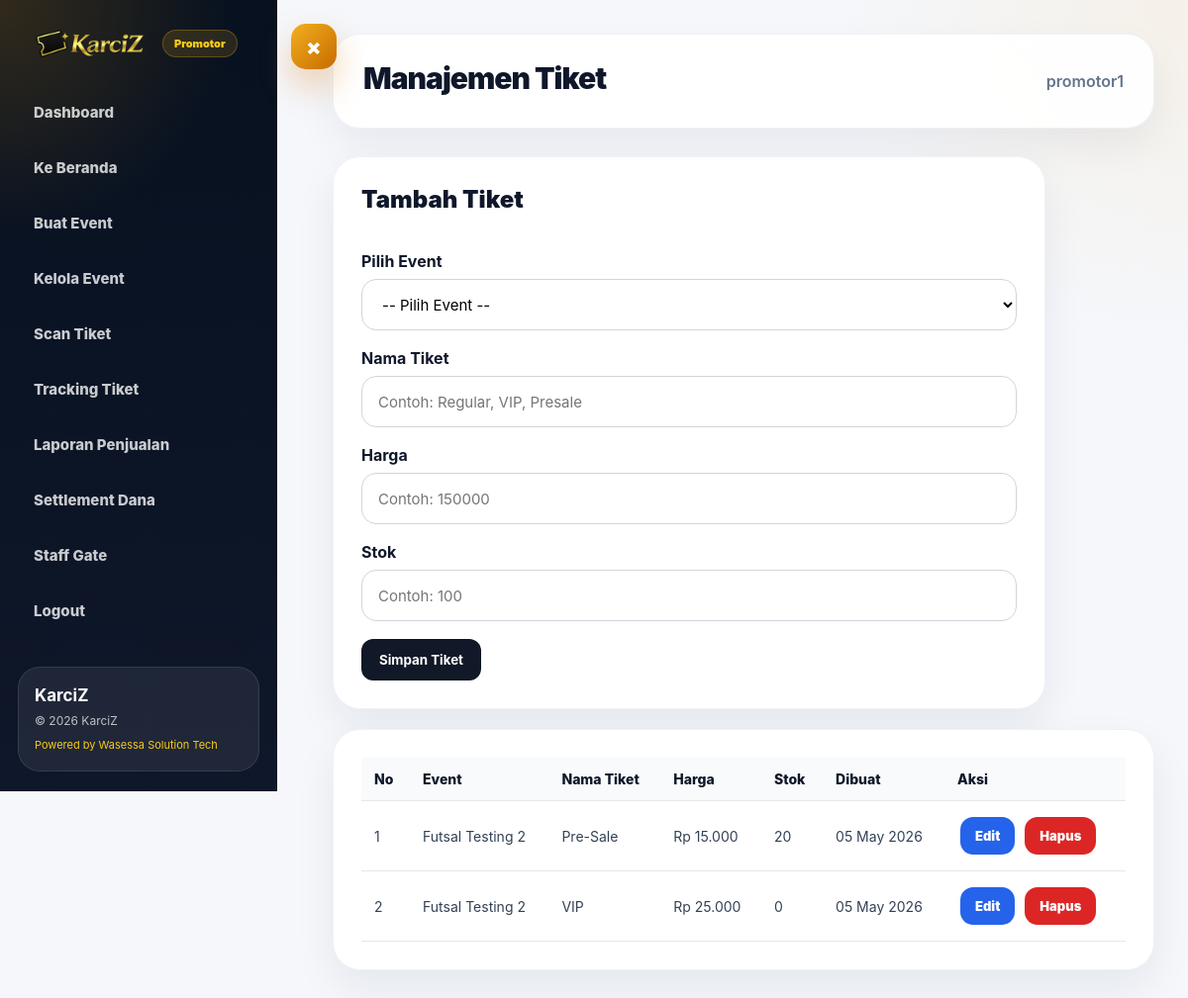
The app's page /organizer/ticket-management.php (signed in), older data.
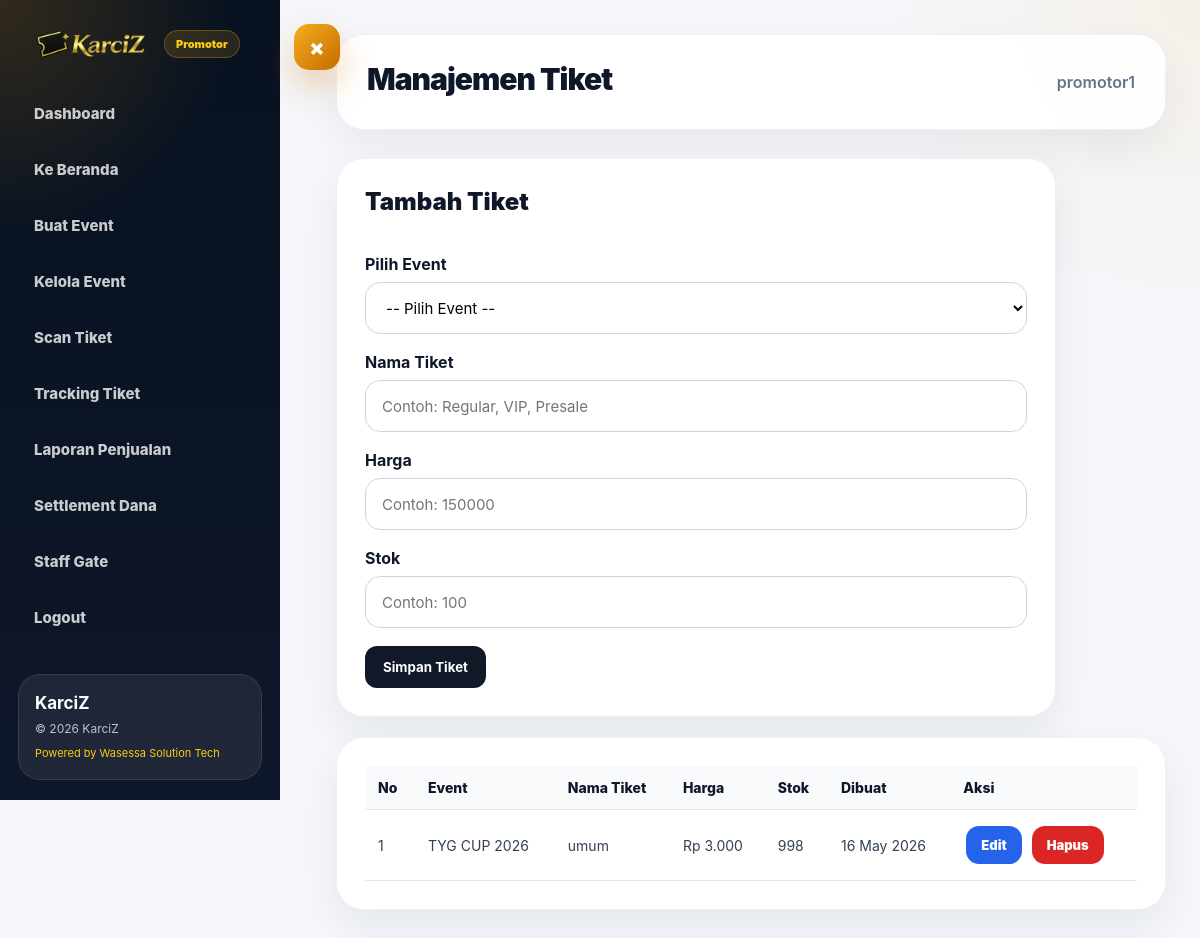
The same page, newer data.
### tables this page shows
CREATE TABLE `tickets` (
  `id` int(11) NOT NULL,
  `event_id` int(11) DEFAULT NULL,
  `nama_tiket` varchar(100) DEFAULT NULL,
  `harga` int(11) DEFAULT NULL,
  `stok` int(11) DEFAULT NULL,
  `created_at` timestamp NOT NULL DEFAULT current_timestamp()
);

CREATE TABLE `events` (
  `id` int(11) NOT NULL,
  `organizer_id` int(11) DEFAULT NULL,
  `nama_event` varchar(255) DEFAULT NULL,
  `lokasi` varchar(255) DEFAULT NULL,
  `tanggal` date DEFAULT NULL,
  `tanggal_selesai` date DEFAULT NULL,
  `jam_mulai` time DEFAULT NULL,
  `jam_selesai` time DEFAULT NULL,
  `deskripsi` text DEFAULT NULL,
  `banner` varchar(255) DEFAULT NULL,
  `status` enum('aktif','selesai') DEFAULT 'aktif',
  `created_at` timestamp NOT NULL DEFAULT current_timestamp()
);

### organizer/ticket-management.php (the view, shortened to what this page needs)
<?php
include '../config.php';
$username = $_SESSION['user'];
$stmt = $conn->prepare("
    SELECT promotor.id, promotor.nama_brand
    FROM promotor
    JOIN users ON promotor.user_id = users.id
    WHERE users.username=? AND promotor.status='approved'
    LIMIT 1
");
$stmt->bind_param("s", $username);
$stmt->execute();
$promotor = $stmt->get_result()->fetch_assoc();
$organizer_id = $promotor['id'];
$stmt = $conn->prepare("
    SELECT
        tickets.id,
        tickets.nama_tiket,
        tickets.harga,
        tickets.stok,
        tickets.created_at,
        events.nama_event
    FROM tickets
    JOIN events ON tickets.event_id = events.id
    WHERE events.organizer_id=?
    ORDER BY tickets.created_at DESC
");
$stmt->bind_param("i", $organizer_id);
$stmt->execute();
$tickets = $stmt->get_result();
?>
<!DOCTYPE html>
<html lang="id">
<head>
    <link rel="stylesheet" href="/Karciz/assets/css/organizer.css?v=10">
    <link rel="stylesheet" href="/Karciz/assets/css/organizer-premium.css?v=1">
</head>
<body>
<div class="organizer-wrapper">
    <?php include 'sidebar.php'; ?>
    <div class="organizer-main">
        <div class="organizer-topbar">
            <h3>Manajemen Tiket</h3>
            <span><?= htmlspecialchars($promotor['nama_brand']); ?></span>
        </div>
        <div class="form-card">
            <h3>Tambah Tiket</h3>
            <br>
            <form method="POST">
                <label>Pilih Event</label>
                <select name="event_id" required>
                    <option value="">-- Pilih Event --</option>
                </select>
                <label>Nama Tiket</label>
                <input type="text" name="nama_tiket" placeholder="Contoh: Regular, VIP, Presale" required>
                <label>Harga</label>
                <input type="number" name="harga" placeholder="Contoh: 150000" min="0" required>
                <label>Stok</label>
                <input type="number" name="stok" placeholder="Contoh: 100" min="0" required>
                <button type="submit">Simpan Tiket</button>
            </form>
        </div>
        <br>
        <div class="table-container">
            <table>
                <thead>
                    <tr>
                        <th>No</th>
                        <th>Event</th>
                        <th>Nama Tiket</th>
                        <th>Harga</th>
                        <th>Stok</th>
                        <th>Dibuat</th>
                        <th>Aksi</th>
                    </tr>
                </thead>
                <tbody>
                    <?php if ($tickets->num_rows > 0) { ?>
                        <?php $no = 1; while ($row = $tickets->fetch_assoc()) { ?>
                            <tr>
                                <td><?= $no++; ?></td>
                                <td><?= htmlspecialchars($row['nama_event']); ?></td>
                                <td><?= htmlspecialchars($row['nama_tiket']); ?></td>
                                <td>Rp <?= number_format($row['harga'], 0, ',', '.'); ?></td>
                                <td><?= $row['stok']; ?></td>
                                <td><?= date('d M Y', strtotime($row['created_at'])); ?></td>
                                <td>
                                    <a href="edit-ticket.php?id=<?= $row['id']; ?>" class="btn-edit">Edit</a>
                                    <a
                                        href="ticket-management.php?delete=<?= $row['id']; ?>"
                                        class="btn-delete"
                                        onclick="return confirm('Yakin ingin menghapus tiket ini?')"
                                    >
                                        Hapus
                                    </a>
                                </td>
                            </tr>
                        <?php } ?>
                    <?php } else { ?>
                        <tr>
                            <td colspan="7" class="empty-table">Belum ada tiket.</td>
                        </tr>
                    <?php } ?>
                </tbody>
            </table>
        </div>
    </div>
</div>
</body>
</html>

Row changes from the older to the newer data that the page shows:
removed tickets: event.nama_event "Futsal Testing 2", nama_tiket "Pre-Sale", harga "15.000", stok "20", created_at "05 May 2026"
removed tickets: event.nama_event "Futsal Testing 2", nama_tiket "VIP", harga "25.000", stok "0", created_at "05 May 2026"
added tickets: event.nama_event "TYG CUP 2026", nama_tiket "umum", harga "3.000", stok "998", created_at "16 May 2026"
